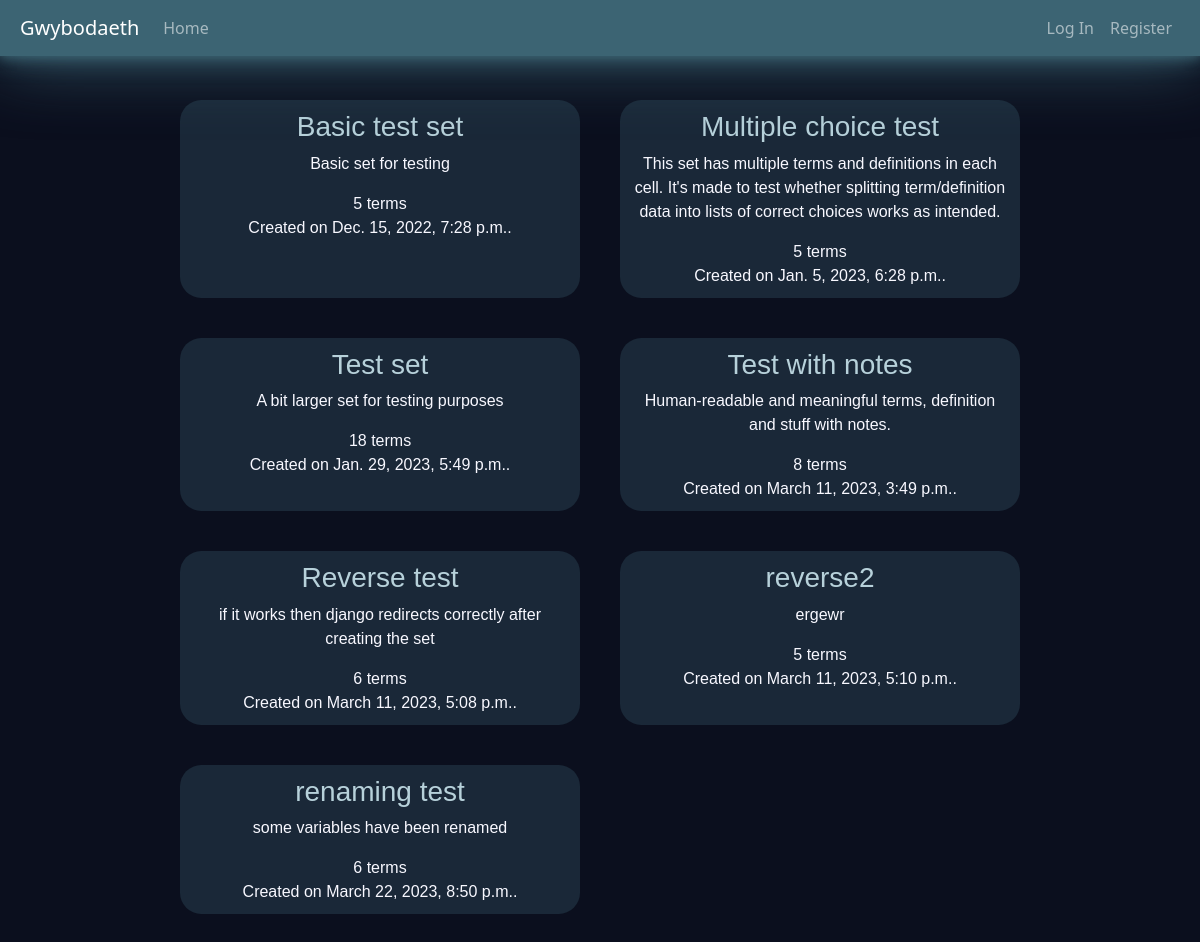
Page /kamil/sets on the earlier database version.
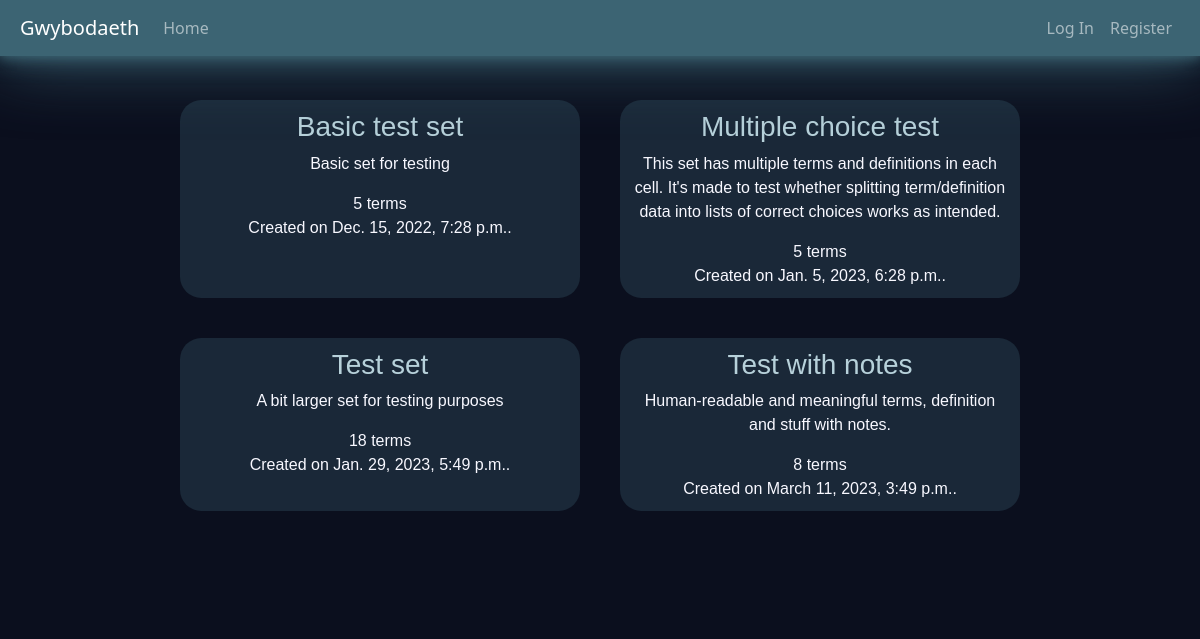
Same page on the later database version.
### Gwybodaeth/models.py (models this page shows)
class Study_set(models.Model):
    author      = models.ForeignKey(User, on_delete=models.CASCADE, related_name="study_sets")
    description = models.CharField (max_length=1023)
    title       = models.CharField (max_length=127)
    defs_lang   = models.CharField (max_length=8)
    terms_lang  = models.CharField (max_length=8)
    terms       = models.JSONField ()
    timestamp   = models.DateTimeField(auto_now_add=True)
    def terms_count(self):
        return len(self.terms.keys())

### Gwybodaeth/views.py (the view)
def user_sets(request, username):
    require_method(request, 'GET')
    if not username == request.user.username:
        print("Accessing study sets belonging to another user.\
                This may or may not be allowed (TODO as an optional feature.\
                Type: advanced (to be done AFTER the important parts are done and working))")
    sets = Study_set.objects.filter(author__username=username)
    return render(request, "gwybodaeth/Simple/user_sets.html", {
        "sets": sets
    })

### Gwybodaeth/util.py (called while the page is built)
def require_method(request, method, status=400):
    if (type(method) is list) and (not request.method in method):
        return JsonResponse({"error": f"Request method must be one of the following:\
                            {', '.join(method)}."},
                            status=status)
    if not request.method == method:
        return JsonResponse({"error": f"{method} request required"},
                            status=status)

### Gwybodaeth/templates/gwybodaeth/Simple/user_sets.html (shortened to what this page needs)
{% extends "gwybodaeth/Layout/layout.html" %}
{% block body %}
  <div class="user-sets">
    {% for set in sets %}
      <div class="user-set
                  bg-moon-glass">
        <div class="user-set-title">
          <h3><a  class="text-lleuad-lawn"
                  href ="{% url 'study-set-view' set.id %}">{{ set.title }}</a></h3>
        </div>
        <div class="user-set-description">
          <p>{{ set.description}}</p>
        </div>
        <div class="user-set-terms-counter">
          {{ set.terms_count }} terms
        </div>
        <div class="user-set-timestamp">
          Created on {{ set.timestamp }}.
        </div>
      </div>
    {% empty %}
      <h3> You haven't created any study sets! </h3>
      <p> Maybe it's time to <a href="{% url 'create-set' %}">create one</a>?
    {% endfor %}
  </div>
{% endblock %}

### Gwybodaeth/templates/gwybodaeth/Layout/layout.html (shortened to what this page needs)
{% load static %}
<!DOCTYPE html>
<html lang="en">
  <head>
    <link   rel ="stylesheet"
            href="{% static 'gwybodaeth/styles/styles.css' %}">
  </head>
  <body>
    {% include "gwybodaeth/includable/navbar.html" %}
    <div class="body">
      {% block body %}
      {% endblock %}
    </div>
  </body>
</html>

### Gwybodaeth/templates/gwybodaeth/includable/navbar.html (shortened to what this page needs)
<nav class="navbar
            fixed-top
            navbar-expand-lg
            navbar-dark
            bg-lleuad
            moonlight-stronk"
      id="navbar-main">
  <a  class="navbar-brand"
      href="{% url 'index' %}">Gwybodaeth</a>
  <ul class="navbar-nav me-auto">
    <li class="nav-item">
      <a  class="nav-link"
          href="{% url 'index' %}">Home</a>
    </li>
  </ul>
  <ul class="navbar-nav ms-auto">
  {% if user.is_authenticated %}
    {% if user.is_superuser %}
      <li class="nav-item">
        <a  href="/admin/"
            class="nav-link">Administration panel</a>
      </li>
    {% endif %}
    <li class="nav-item">
      <a  class="nav-link"
          href="">
          <strong>{{ user.username }}</strong>
      </a>
    </li>
    <li class="nav-item">
      <a  class="nav-link"
          href="{% url 'logout' %}">Log Out</a>
    </li>
  {% else %}
    <li class="nav-item">
      <a  class="nav-link"
          href="{% url 'login' %}">Log In</a>
    </li>
    <li class="nav-item">
      <a  class="nav-link"
          href="{% url 'register' %}">Register</a>
    </li>
  {% endif %}
  </ul>
</nav>

Differences in the rows shown:
removed Study_set: title "Reverse test", description "if it works then django redirects correctly after creating the set", terms_count "6", timestamp "March 11, 2023, 5:08 p.m."
removed Study_set: title "reverse2", description "ergewr", terms_count "5", timestamp "March 11, 2023, 5:10 p.m."
removed Study_set: title "renaming test", description "some variables have been renamed", terms_count "6", timestamp "March 22, 2023, 8:50 p.m."
